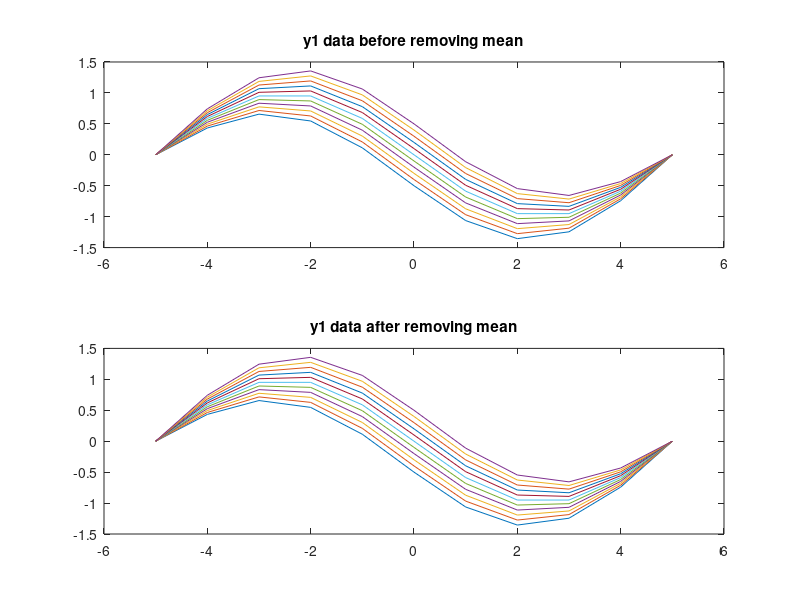
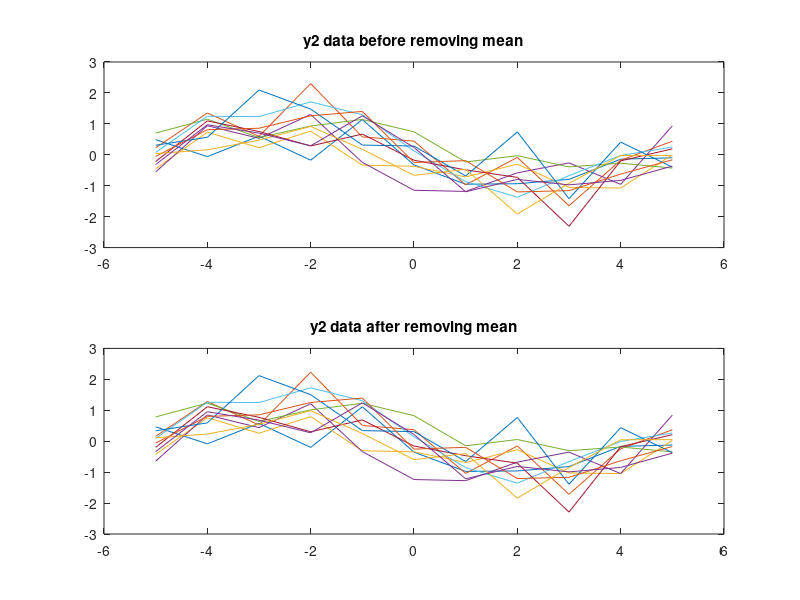
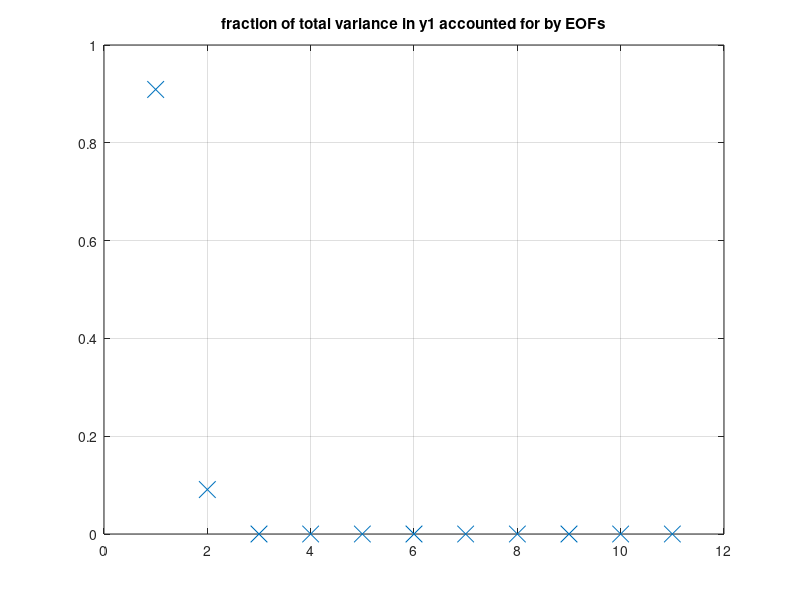
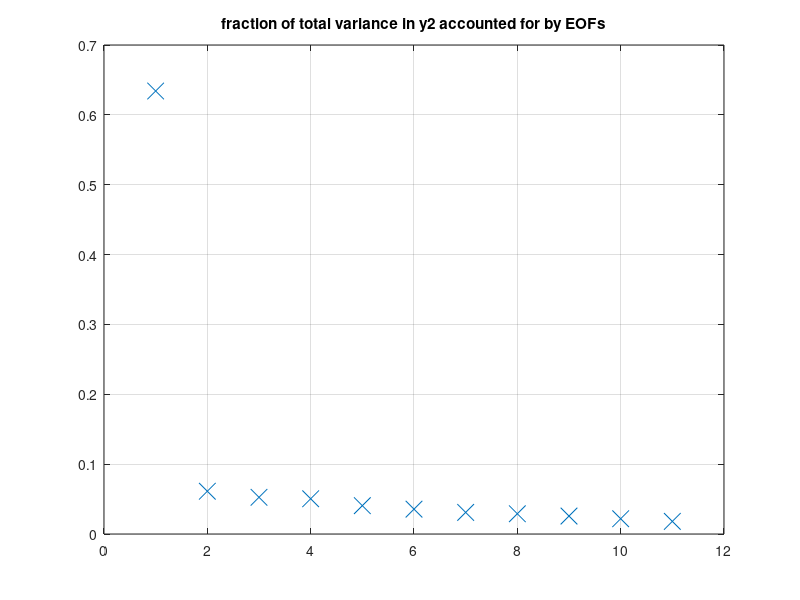

Recreate these plots in MATLAB, in order.
% eof question of hw #3
% julia dohner
% (question 2)


clear all

% data in matrices y1 and y2 as functions of x and t
% 11 timeseries
% 101 time points in each series

% Perform EOF analysis on y1
% y1 is in form [timeseries timeseries] (as columns)


load eofdata.mat;
%y1 = y1';
y1_dm = detrend(y1, 'constant');
y2_dm = detrend(y2, 'constant');
[U1,S1,V1]=svd(y1_dm,0);
[U2,S2,V2]=svd(y2_dm,0);

figure('Name','y1 data')
subplot(2,1,1)
plot(x,y1(1:11,:))
title('y1 data before removing mean')
subplot(2,1,2)
plot(x,y1_dm(1:11,:)) % removing mean didn't seem to do anything
title('y1 data after removing mean')

figure('Name','y2 data')
subplot(2,1,1)
plot(x,y2(1:11,:))
title('y2 data before removing mean')
subplot(2,1,2)
plot(x,y2_dm(1:11,:))
title('y2 data after removing mean')


% plot the fraction of total variance accounted for by each EOF
figure('Name','y1 fraction of variances')
plot(diag(S1.^2)/trace(S1.^2),'x','markersize',12); % trace is sum of diagnoal
grid;
title('fraction of total variance in y1 accounted for by EOFs')
figure('Name','y2 fraction of variances')
plot(diag(S2.^2)/trace(S2.^2),'x','markersize',12);
title('fraction of total variance in y2 accounted for by EOFs')
grid;

% plot the first two EOFs and amplitudes
figure('Name','y1 EOFs and amplitudes')
subplot(2,2,1)
plot(x,V1(:,1))
title('first EOF of y1')
subplot(2,2,2)
plot(t,U1(:,1)*S1(1,1))
title('amplitude of first EOF of y1')
subplot(2,2,3)
plot(x,V1(:,2))
title('second EOF of y1')
subplot(2,2,4)
plot(t,U1(:,2)*S1(2,2))
title('amplitude of second EOF of y1')

% amp: plot(t,U(:,2))
%amp2 = V2'*y2_dm;
figure('Name','y2 EOFs and amplitudes')
subplot(2,2,1)
plot(x,V2(:,1))
title('first EOF of y2')
subplot(2,2,2)
plot(t,U2(:,1)*S2(1,1))
title('amplitude of first EOF of y2')
subplot(2,2,3)
plot(x,V2(:,2))
title('second EOF of y2')
subplot(2,2,4)
plot(t,U2(:,2)*S2(2,2))
title('amplitude of second EOF of y2')



